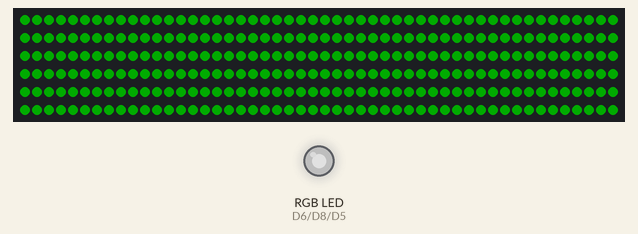
This sketch was run on a simulated ESP8266 (NodeMCU). Shown: 300 RGB LEDs in strip order, left to right, continuing on the next row, an RGB LED mixed from three pins (HIGH = lit). Dim RGB values are drawn brighter than linear; WiFi joins after 1.5 s; servers stay silent unless stated; pins used as bus, display or sensor lines are not drawn; what the sketch prints to the serial monitor is not drawn.

Above: at 2.6 s.
Timing chart, 0 to 4.6 s (numbered marks = the images above):
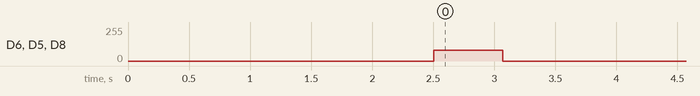

The sketch:

LightDJClientV1.ino
```cpp
#include <ESP8266WiFi.h>
#include <WiFiUdp.h>
#include <FastLED.h>


FASTLED_USING_NAMESPACE

const char* ssid = "McdonaldsPlayground";
const char* password = "vivaelmaco";

byte id = 3;
byte timeout = 1;
unsigned long lastpacketmillis = 0;        // will store last time LED was updated
unsigned long connectedtimemillis = 0;

WiFiUDP Udp;
unsigned int localUdpPort = 42069;  // local port to listen on
char incomingPacket[1460];  // buffer for incoming packets
char replyPacket[] = "Hi there! Got the message :-)";  // a reply string to send back

//pins
byte RedPin = D6;
byte GreenPin = D8;
byte BluePin = D5;

//FASTLED stuff
#define DATA_PIN    D4
//#define CLK_PIN   4
#define LED_TYPE    WS2811
#define COLOR_ORDER GRB
#define NUM_LEDS    300
CRGB leds[NUM_LEDS];

#define BRIGHTNESS          96
#define FRAMES_PER_SECOND  120

uint8_t gCurrentPatternNumber = 0; // Index number of which pattern is current
uint8_t gHue = 0; // rotating "base color" used by many of the patterns

//END FASTLED

void setup()
{
  delay(1000); //delay for recovery
  pinMode(LED_BUILTIN, OUTPUT);
  pinMode(RedPin, OUTPUT);
  pinMode(GreenPin, OUTPUT);
  pinMode(BluePin, OUTPUT);


  digitalWrite(LED_BUILTIN, HIGH);
  Serial.begin(115200);
  Serial.println();

  Serial.printf("Connecting to %s ", ssid);
  WiFi.begin(ssid, password);
  while (WiFi.status() != WL_CONNECTED)
  {
    delay(500);
    Serial.print(".");
  }
  digitalWrite(LED_BUILTIN, LOW);
  Serial.println(" connected");

  Udp.begin(localUdpPort);
  Serial.printf("Now listening at IP %s, UDP port %d\n", WiFi.localIP().toString().c_str(), localUdpPort);

  FastLED.addLeds<LED_TYPE,DATA_PIN,COLOR_ORDER>(leds, NUM_LEDS).setCorrection(TypicalLEDStrip);
  FastLED.setBrightness(BRIGHTNESS);


  setLights(80,80,80); //set lights to flasy to show connection has happend

  for( int i = 0; i < 50; i++) {
    fill_solid(leds, NUM_LEDS, CRGB::Green);
    FastLED.show();
  }

  delay(100);

  setLights(0,0,0);
  fill_solid(leds, NUM_LEDS, CRGB::Black);
  FastLED.show();

}


void loop()
{
  int packetSize = Udp.parsePacket();
  if (packetSize){
    // receive incoming UDP packets
    //Serial.printf("Received %d bytes from %s, port %d\n", packetSize, Udp.remoteIP().toString().c_str(), Udp.remotePort());
    int len = Udp.read(incomingPacket, 1460);
    if (len > 0)
    {
      incomingPacket[len] = 0;
    }

    lastpacketmillis = millis(); //reset timer when any packet is recived [TODO only reset when heartbeat]

    byte command = incomingPacket[0];

    if(command == 1){ //get ID commmand
      char SendPacket[] = {id};
      Udp.beginPacket(Udp.remoteIP(), Udp.remotePort());
      Udp.write(SendPacket);
      Udp.endPacket();
      Serial.println(SendPacket);
    }else if(command == 2){ //Set lights commmand
      //Serial.println("SL");
      analogWrite(RedPin,incomingPacket[1]*4);
      analogWrite(GreenPin,incomingPacket[2]*4);
      analogWrite(BluePin,incomingPacket[3]*4);
    }else if(command == 3){ //Set timeout commmand
      timeout = incomingPacket[1]; //set timeout to second byte in message
    }else if(command == 4){ //SetMultipleLights
      for( int i = 0; i < NUM_LEDS; i++) {

      }
      for( int i = 0; i < 300; i++) {
        leds[i].r = incomingPacket[(i*3)+1];
        leds[i].g = incomingPacket[(i*3)+2];
        leds[i].b = incomingPacket[(i*3)+3];
      }

    }

  }
  doFastLEDLoop();

  if(millis()>lastpacketmillis+60000*timeout){
    setLights(0,0,0);
    digitalWrite(LED_BUILTIN, HIGH);
    fill_solid(leds, NUM_LEDS, CRGB::Black);
  }
}

void doFastLEDLoop(){
  FastLED.show();
  FastLED.delay(1000/FRAMES_PER_SECOND);    // insert a delay to keep the framerate modest
  EVERY_N_MILLISECONDS( 20 ) { gHue++; } // slowly cycle the "base color" through the rainbow
  //EVERY_N_SECONDS( 10 ) { nextPattern(); } // change patterns periodically
}

void setLights(int r, int g, int b){
    analogWrite(RedPin,r);
    analogWrite(GreenPin,g);
    analogWrite(BluePin,b);
}

void rainbow()
{
  fill_rainbow( leds, NUM_LEDS, gHue, 7);
}


//Helper functions
//Serial.printf("UDP packet YEET contents: %s\n", incomingPacket);
//Serial.println("Temp: "+String(temp));

//old code
/*
 *       if(incomingPacket[3] == 0x01){
        //digitalWrite(LED_BUILTIN, LOW);
      }else{
        //digitalWrite(LED_BUILTIN, HIGH);
      }
 */
```
